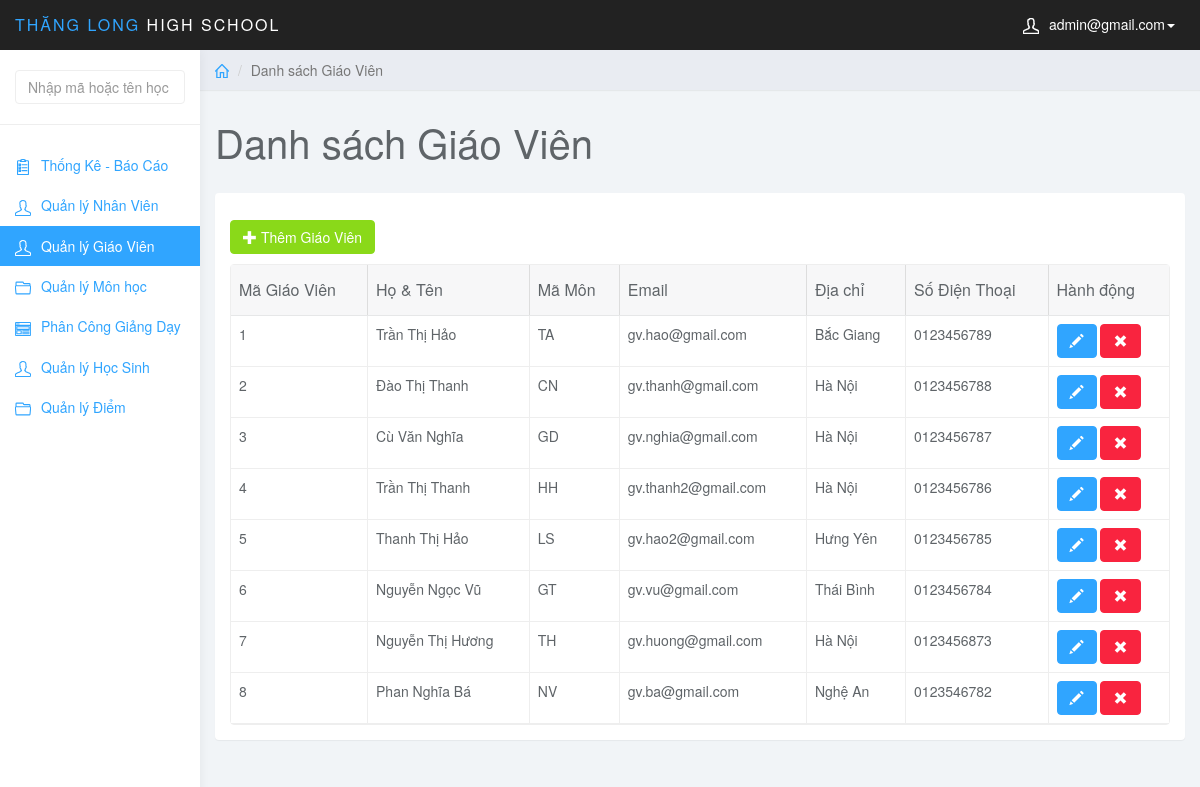
The app's page /admin/index.php?page=teacher (signed in) with its own data.
### tables this page shows
CREATE TABLE `giaovien` (
  `MaGV` int(6) NOT NULL,
  `MaMonHoc` varchar(5) NOT NULL,
  `TenGV` varchar(50) NOT NULL,
  `DiaChi` varchar(50) NOT NULL,
  `SDT` varchar(11) NOT NULL,
  `gv_mail` varchar(50) NOT NULL,
  `gv_pass` varchar(50) NOT NULL,
  PRIMARY KEY (`MaGV`),
  UNIQUE KEY `SDT` (`SDT`),
  KEY `fk_gv_mh` (`MaMonHoc`),
  CONSTRAINT `fk_gv_mh` FOREIGN KEY (`MaMonHoc`) REFERENCES `monhoc` (`MaMonHoc`)
);

### admin/teacher.php (the view, shortened to what this page needs)
<?php
$sql = "SELECT * FROM giaovien ORDER BY MaGV ASC";
$query = mysqli_query($conn, $sql);
?>
<div class="col-sm-9 col-sm-offset-3 col-lg-10 col-lg-offset-2 main">
    <div class="row">
        <ol class="breadcrumb">
            <li><a href="index.php"><svg class="glyph stroked home">
                        <use xlink:href="#stroked-home"></use>
                    </svg></a></li>
            <li class="active">Danh sách Giáo Viên</li>
        </ol>
    </div>
    <div class="row">
        <div class="col-lg-12">
            <h1 class="page-header">Danh sách Giáo Viên</h1>
        </div>
    </div>
    <div id="toolbar" class="btn-group">
        <a href="index.php?page=add_teacher" class="btn btn-success">
            <i class="glyphicon glyphicon-plus"></i> Thêm Giáo Viên
        </a>
    </div>
    <div class="row">
        <div class="col-lg-12">
            <div class="panel panel-default">
                <div class="panel-body">
                    <table data-toolbar="#toolbar" data-toggle="table">
                        <thead>
                            <tr>
                                <th data-field="id" data-sortable="true">Mã Giáo Viên</th>
                                <th data-field="name" data-sortable="true">Họ & Tên</th>
                                <th>Mã Môn</th>
                                <th data-field="price" data-sortable="true">Email</th>
                                <th>Địa chỉ</th>
                                <th>Số Điện Thoại</th>
                                <th>Hành động</th>
                            </tr>
                        </thead>
                        <tbody>
                            <?php while ($row = mysqli_fetch_assoc($query)) {
                            ?>
                            <tr>
                                <td style=""><?php echo $row['MaGV']; ?></td>
                                <td style=""><?php echo $row['TenGV']; ?></td>
                                <td style=""><?php echo $row['MaMonHoc']; ?></td>
                                <td style=""><?php echo $row['gv_mail']; ?></td>
                                <td style=""><?php echo $row['DiaChi']; ?></td>
                                <td style=""><?php echo $row['SDT']; ?></td>
                                <td class="form-group">
                                    <a href="index.php?page=edit_teacher&teacher_id=<?php echo $row['MaGV']; ?>"
                                        class="btn btn-primary"><i class="glyphicon glyphicon-pencil"></i></a>
                                    <a onclick=" return thongbao();"
                                        href="del_teacher.php?teacher_id=<?php echo $row['MaGV']; ?>"
                                        class="btn btn-danger"><i class="glyphicon glyphicon-remove"></i></a>
                                </td>
                            </tr>
                            <?php } ?>
                        </tbody>
                    </table>
                </div>
            </div>
        </div>
    </div>
</div>

### admin/index.php (shortened to what this page needs)
<?php
if (isset($_SESSION['mail_user'])) {
    include_once('admin.php');
} elseif (isset($_SESSION['mail_gv'])) {
    include_once('../teacher/home_gv.php');
} else {
    include_once('login.php');
}

### admin/admin.php (shortened to what this page needs)
<!DOCTYPE html>
<html>
<head>
    <link href="css/bootstrap.min.css" rel="stylesheet">
    <link href="css/datepicker3.css" rel="stylesheet">
    <link href="css/bootstrap-table.css" rel="stylesheet">
    <link href="css/styles.css" rel="stylesheet">
</head>
<body>
    <nav class="navbar navbar-inverse navbar-fixed-top" role="navigation">
        <div class="container-fluid">
            <div class="navbar-header">
                <a class="navbar-brand" href="index.php"><span>THĂNG LONG</span> High School</a>
                <ul class="user-menu">
                    <li class="dropdown pull-right">
                        <a href="#" class="dropdown-toggle" data-toggle="dropdown"><svg class="glyph stroked male-user">
                                <use xlink:href="#stroked-male-user"></use>
                            </svg><?php echo $_SESSION['mail_user'] ?><span class="caret"></span></a>
                    </li>
                </ul>
            </div>
        </div>
    </nav>
    <div id="sidebar-collapse" class="col-sm-3 col-lg-2 sidebar">
        <?php include_once('search_box.php'); ?>
        <ul class="nav menu">
            <li class="<?php if ($_GET['page'] == "") {
							echo "active";
						} ?>"><a href="index.php"><svg class="glyph stroked clipboard with paper">
                        <use xlink:href="#stroked-clipboard-with-paper" />
                    </svg>Thống Kê - Báo Cáo</a></li>
            <li class="<?php if ($_GET['page'] == "user") {
							echo "active";
						} ?>"><a href="index.php?page=user"><svg class="glyph stroked male user ">
                        <use xlink:href="#stroked-male-user" />
                    </svg>Quản lý Nhân Viên</a></li>
            <li class="<?php if ($_GET['page'] == "teacher") {
							echo "active";
						} ?>"><a href="index.php?page=teacher"><svg class="glyph stroked male user ">
                        <use xlink:href="#stroked-male-user" />
                    </svg>Quản lý Giáo Viên</a></li>
            <li class="<?php if ($_GET['page'] == "monhoc") {
							echo "active";
						} ?>"><a href="index.php?page=monhoc"><svg class="glyph stroked male user ">
                        <use xlink:href="#stroked-open-folder" />
                    </svg>Quản lý Môn học</a></li>
            <li class="<?php if ($_GET['page'] == "assigned") {
							echo "active";
						} ?>"><a href="index.php?page=assigned"><svg class="glyph stroked male user ">
                        <use xlink:href="#stroked-app-window-with-content" />
                    </svg>Phân Công Giảng Dạy</a></li>
            <li class="<?php if ($_GET['page'] == "class") {
							echo "active";
						} ?>"><a href="index.php?page=class"><svg class="glyph stroked male user ">
                        <use xlink:href="#stroked-male-user" />
                    </svg>Quản lý Học Sinh</a></li>
            <li class="<?php if ($_GET['page'] == "diem") {
							echo "active";
						} ?>"><a href="index.php?page=diem"><svg class="glyph stroked open folder">
                        <use xlink:href="#stroked-open-folder" />
                    </svg>Quản lý Điểm</a></li>
        </ul>
    </div>
    <?php
	if (isset($_GET['page'])) {
		switch ($_GET['page']) {
			case 'teacher':
				include_once('teacher.php');
				break;
		}
	} else {
		include_once('statistic.php');
	}
	?>
</body>
</html>

### admin/search_box.php (shortened to what this page needs)
<form action="index.php" method="GET" role="search">
    <div class="form-group">
        <input name="keyword" type="text" class="form-control" placeholder="Nhập mã hoặc tên học sinh cần tìm">
    </div>
</form>

### admin/css/styles.css (style rules this page uses)
body { background: #f1f4f7; padding-top: 50px; color: #5f6468; }
a, a:hover, a:focus { color: #30a5ff; }
h1, h2, h3, h4, h5, h6 { color: #5f6468; }
h1 { font-weight: 300; font-size: 40px; }
.form-control { border: 1px solid #eee; box-shadow: none; }
.navbar-header .navbar-brand { color: #fff; font-size: 16px; text-transform: uppercase; font-weight: 500; letter-spacing: 2px; }
.navbar-header .navbar-brand span { color: #30a5ff; }
.btn-primary, .btn-primary:hover, .btn-primary:focus, .btn-primary:active, .btn-primary.active, .open > .dropdown-toggle.btn-primary, .btn-primary.disabled, .btn-primary[disabled], fieldset[disabled] .btn-primary, .btn-primary.disabled:hover, .btn-primary[disabled]:hover, fieldset[disabled] .btn-primary:hover, .btn-primary.disabled:focus, .btn-primary[disabled]:focus, fieldset[disabled] .btn-primary:focus, .btn-primary.disabled:active, .btn-primary[disabled]:active, fieldset[disabled] .btn-primary:active, .btn-primary.disabled.active, .btn-primary[disabled].active, fieldset[disabled] .btn-primary.active { background-color: #30a5ff; border-color: #30a5ff; }
.btn-success, .btn-success:hover, .btn-success:focus, .btn-success:active, .btn-success.active, .open > .dropdown-toggle.btn-success, .btn-success.disabled, .btn-success[disabled], fieldset[disabled] .btn-success, .btn-success.disabled:hover, .btn-success[disabled]:hover, fieldset[disabled] .btn-success:hover, .btn-success.disabled:focus, .btn-success[disabled]:focus, fieldset[disabled] .btn-success:focus, .btn-success.disabled:active, .btn-success[disabled]:active, fieldset[disabled] .btn-success:active, .btn-success.disabled.active, .btn-success[disabled].active, fieldset[disabled] .btn-success.active { background-color: #8ad919; border-color: #8ad919; }
.btn-danger, .btn-danger:hover, .btn-danger:focus, .btn-danger:active, .btn-danger.active, .open > .dropdown-toggle.btn-danger, .btn-danger.disabled, .btn-danger[disabled], fieldset[disabled] .btn-danger, .btn-danger.disabled:hover, .btn-danger[disabled]:hover, fieldset[disabled] .btn-danger:hover, .btn-danger.disabled:focus, .btn-danger[disabled]:focus, fieldset[disabled] .btn-danger:focus, .btn-danger.disabled:active, .btn-danger[disabled]:active, fieldset[disabled] .btn-danger:active, .btn-danger.disabled.active, .btn-danger[disabled].active, fieldset[disabled] .btn-danger.active { background-color: #f9243f; border-color: #f9243f; }
.panel { border: 0; }
.navbar { border: 0; }
.user-menu { display: inline-block; margin-top: 14px; margin-right: 10px; float: right; list-style: none; padding: 0; }
.user-menu a { color: #fff; }
.sidebar { display: block; background-color: #fff; padding: 0; display: none; }
.sidebar form { padding: 20px 15px 5px 15px; border-bottom: 1px solid #eee; margin-bottom: 20px; }
@media (min-width: 768px) { .sidebar { display: block; position: fixed; top: 50px; bottom: 0; left: 0; z-index: 1000; display: block; margin: 0; padding: 0; overflow-x: hidden; overflow-y: auto; background-color: #fff; box-shadow: 1px 0px 10px rgba(0, 0, 0, .05); } }
@media (min-width: 768px) { .navbar-header { width: 100%; } }
.sidebar ul.nav .active a, .sidebar ul.nav li.parent a.active, .sidebar ul.nav .active > a:hover, .sidebar ul.nav li.parent a.active:hover, .sidebar ul.nav .active > a:focus, .sidebar ul.nav li.parent a.active:focus { color: #fff; background-color: #30a5ff; }
.breadcrumb { border-radius: 0; padding: 10px 15px; background: #e9ecf2; box-shadow: 0 1px 1px rgba(0, 0, 0, .05); margin: 0 ; }
h1.page-header { margin-top: 30px; border-bottom: 0; }
.table { background: #fff; }
.sidebar .glyph, .user-menu .glyph { height: 16px; width: 16px; margin: 0 10px 0 0; stroke-width: 3px; }
.user-menu .glyph { stroke-width: 4px; }
.breadcrumb .glyph { height: 14px; width: 14px; margin: -2px 0 0 0; stroke-width: 4px; }

### records on screen
giaovien: MaGV "1", TenGV "Trần Thị Hảo", MaMonHoc "TA", gv_mail "gv.hao@gmail.com", DiaChi "Bắc Giang", SDT "0123456789"
giaovien: MaGV "2", TenGV "Đào Thị Thanh", MaMonHoc "CN", gv_mail "gv.thanh@gmail.com", DiaChi "Hà Nội", SDT "0123456788"
giaovien: MaGV "3", TenGV "Cù Văn Nghĩa", MaMonHoc "GD", gv_mail "gv.nghia@gmail.com", DiaChi "Hà Nội", SDT "0123456787"
giaovien: MaGV "4", TenGV "Trần Thị Thanh", MaMonHoc "HH", gv_mail "gv.thanh2@gmail.com", DiaChi "Hà Nội", SDT "0123456786"
giaovien: MaGV "5", TenGV "Thanh Thị Hảo", MaMonHoc "LS", gv_mail "gv.hao2@gmail.com", DiaChi "Hưng Yên", SDT "0123456785"
giaovien: MaGV "6", TenGV "Nguyễn Ngọc Vũ", MaMonHoc "GT", gv_mail "gv.vu@gmail.com", DiaChi "Thái Bình", SDT "0123456784"
giaovien: MaGV "7", TenGV "Nguyễn Thị Hương", MaMonHoc "TH", gv_mail "gv.huong@gmail.com", DiaChi "Hà Nội", SDT "0123456873"
giaovien: MaGV "8", TenGV "Phan Nghĩa Bá", MaMonHoc "NV", gv_mail "gv.ba@gmail.com", DiaChi "Nghệ An", SDT "0123546782"

### other values on screen
$_SESSION['mail_user'] "admin@gmail.com"
